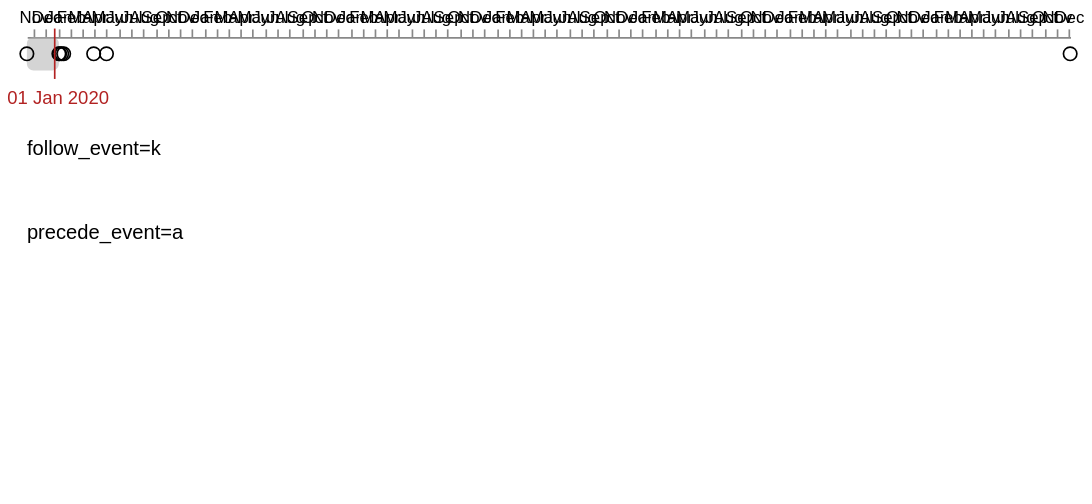

Express this chart as Vega-Lite.
### Vega specification from a JSON file in a GitHub repository (floating-point values rounded to 4 significant figures)
{"$schema": "https://vega.github.io/schema/vega/v5.json", "description": "An interactive line chart of stock prices, with returns shown relative to a selected date.", "width": 650, "height": 300, "padding": 5, "autosize": {"type": "fit", "contains": "padding"}, "signals": [{"description": "------- Ce signal est émis par la souris, et renvoie une date -----", "name": "sig_mouseDate", "init": "time('Jan 1 2020')", "on": [{"events": "mousemove", "update": "invert('scale_x', clamp(x(), 0, width))"}]}, {"description": "------- Ce signal est émis par un click et mémorise la date-----", "name": "sig_selectDate", "on": [{"events": "click", "update": "invert('scale_x', clamp(x(), 0, width))"}]}, {"description": "------- Ce signal est émis par un click et mémorise la valeur du signal follow_event -----", "name": "sig_followSelectDate", "on": [{"events": "click", "update": "sig_follow[0]"}]}], "data": [{"name": "input_data", "values": [{"date": "20191015", "X": "a"}, {"date": "20200103", "X": "k"}, {"date": "20200105", "X": "j"}, {"date": "20200110", "X": "i"}, {"date": "20200115", "X": "h"}, {"date": "20200330", "X": "c"}, {"date": "20200501", "X": "b"}], "format": {"parse": {"date": "date:'%Y%m%d'"}}, "transform": [{"type": "formula", "as": "date", "expr": "time(datum.date)"}]}, {"name": "today", "values": [{}], "transform": [{"type": "formula", "as": "date", "expr": "now()"}]}, {"name": "events", "source": ["input_data", "today"]}, {"description": "---- Contient l'event juste avant la sélection (mouseMove) ----", "name": "precede_event", "source": "events", "transform": [{"type": "filter", "expr": "datum.date<sig_mouseDate"}, {"type": "extent", "field": "date", "signal": "sig_precede"}, {"type": "filter", "expr": "datum.date==sig_precede[1]"}]}, {"description": "---- Contient l'event juste après la sélection (mouseMove)----", "name": "follow_event", "source": "events", "transform": [{"type": "filter", "expr": "datum.date>=sig_mouseDate"}, {"type": "extent", "field": "date", "signal": "sig_follow"}, {"type": "filter", "expr": "datum.date==sig_follow[0]"}]}, {"description": "---- un object unique contenant sig_precede+sig_follow (mouseMove) ----", "name": "bounded_event", "source": ["precede_event", "follow_event"], "transform": [{"type": "aggregate", "fields": ["date", "date"], "ops": ["min", "max"], "as": ["from", "to"]}]}, {"description": "---- Contient l'event juste avant la sélection (CLICK) ----", "name": "selected", "source": "events", "transform": [{"type": "filter", "expr": "datum.date<sig_selectDate"}, {"type": "extent", "field": "date", "signal": "selectedDate"}, {"type": "filter", "expr": "datum.date==selectedDate[1]"}]}], "scales": [{"name": "scale_x", "type": "time", "domain": {"data": "events", "field": "date"}, "range": "width"}], "axes": [{"orient": "top", "scale": "scale_x", "format": "%b", "tickCount": "month"}], "marks": [{"description": "-------------------- bloc temporel selectionné ------------------", "type": "rect", "from": {"data": "selected"}, "encode": {"enter": {"y": {"value": -5}, "y2": {"value": 25}, "fill": {"value": "#F88"}, "cornerRadius": {"value": 10}, "opacity": {"value": 0.5}}, "update": {"x": {"scale": "scale_x", "field": "date"}, "x2": {"scale": "scale_x", "signal": "sig_followSelectDate"}}}}, {"description": "-------------------- bloc temporel survolé ------------------", "type": "rect", "from": {"data": "bounded_event"}, "encode": {"enter": {"y": {"value": 0}, "y2": {"value": 20}, "fill": {"value": "#aaa"}, "cornerRadius": {"value": 4}, "opacity": {"value": 0.5}}, "update": {"x": {"scale": "scale_x", "field": "from"}, "x2": {"scale": "scale_x", "field": "to"}}}}, {"description": "-------------------- Elements temporels (diamond) ------------------", "type": "symbol", "from": {"data": "events"}, "encode": {"update": {"x": {"scale": "scale_x", "field": "date"}, "y": {"value": 10}, "stroke": {"value": "black"}}}}, {"description": "-------------------- Regle des temps verticales ------------------", "type": "rule", "encode": {"enter": {"y": {"value": -5}, "y2": {"value": 25}, "stroke": {"value": "firebrick"}}, "update": {"x": {"scale": "scale_x", "signal": "sig_mouseDate", "offset": -2}}}}, {"description": "-------------------- Temps sélectionné (texte) ------------------", "type": "text", "encode": {"enter": {"y": {"value": 40}, "align": {"value": "center"}, "fill": {"value": "firebrick"}}, "update": {"x": {"scale": "scale_x", "signal": "sig_mouseDate"}, "text": {"signal": "timeFormat(sig_mouseDate, '%d %b %Y')"}}}}, {"description": "----------- debug --------------", "type": "text", "from": {"data": "selected"}, "encode": {"enter": {"x": {"value": 0}, "y": {"value": 200}, "fontSize": {"value": 18}}, "update": {"text": {"field": "X"}}}, "transform": [{"type": "formula", "as": "text", "expr": "'selected='+datum.text"}]}, {"description": "----------- debug --------------", "type": "text", "from": {"data": "follow_event"}, "encode": {"enter": {"x": {"value": 0}, "y": {"value": 70}, "fontSize": {"value": 12}}, "update": {"text": {"field": "X"}}}, "transform": [{"type": "formula", "as": "text", "expr": "'follow_event='+datum.text"}]}, {"description": "----------- debug --------------", "type": "text", "from": {"data": "precede_event"}, "encode": {"enter": {"x": {"value": 0}, "y": {"value": 120}, "fontSize": {"value": 12}}, "update": {"text": {"field": "X"}}}, "transform": [{"type": "formula", "as": "text", "expr": "'precede_event='+datum.text"}]}]}
